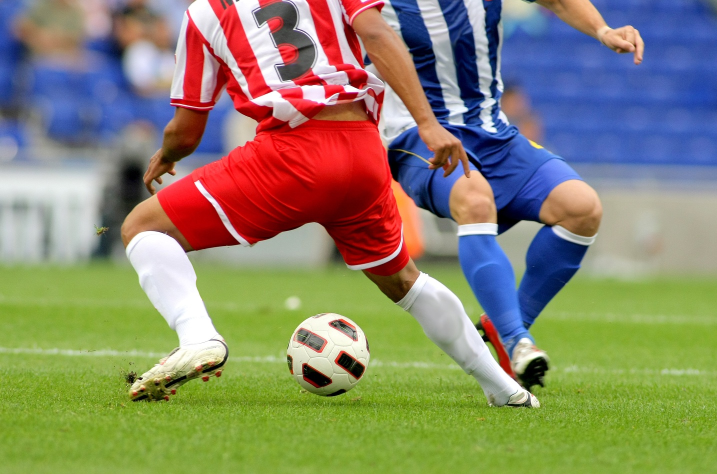
#> input picture L01_OpenCV/soccer.jpg, 1434 x 948 px, given in place of the camera (shown at 1/2 size)
$ python 2_webcam_edge_detection.py
#> lines starting #> are read from the running program, lines starting #| are printed output that depends on the picture; after the words box and inside, x2 and y2 are one past the last pixel; in counts of white or black regions, pixels touching at a corner belong together
import cv2
import numpy as np
import sys

cap = cv2.VideoCapture(0)

# Check if the webcam is opened correctly
if not cap.isOpened():
    sys.exit("Cannot open webcam")

while True:
    ret, frame = cap.read()
#> frame is the input picture: shape (948, 1434, 3); mean B, G, R 107.2, 133.3, 136.9
    frame = cv2.resize(frame, None, fx=0.5, fy=0.5, interpolation=cv2.INTER_AREA)
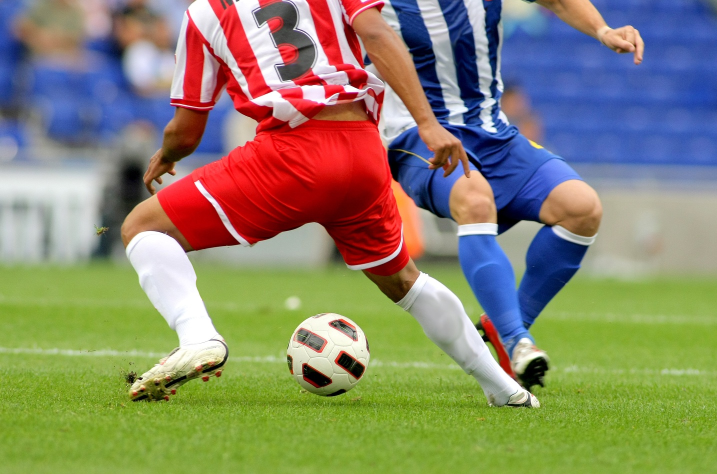
#> frame: shape (474, 717, 3); mean B, G, R 107.3, 133.4, 137
    gray = cv2.cvtColor(frame, cv2.COLOR_BGR2GRAY)
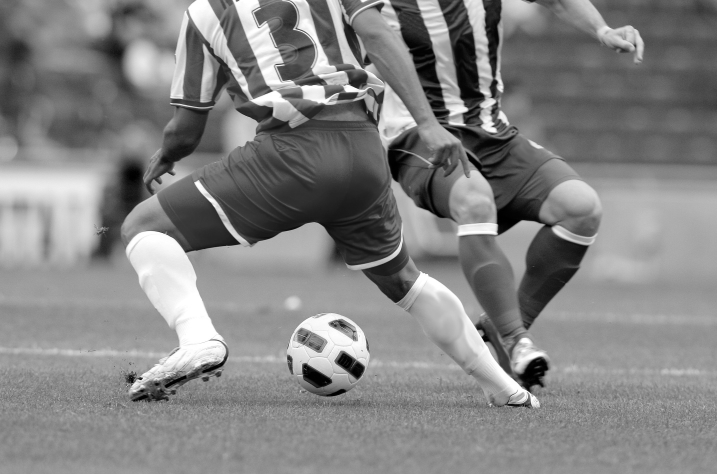
#> gray: shape (474, 717); min 0, max 255, mean 131.5
    edges = cv2.Canny(gray,100,200)
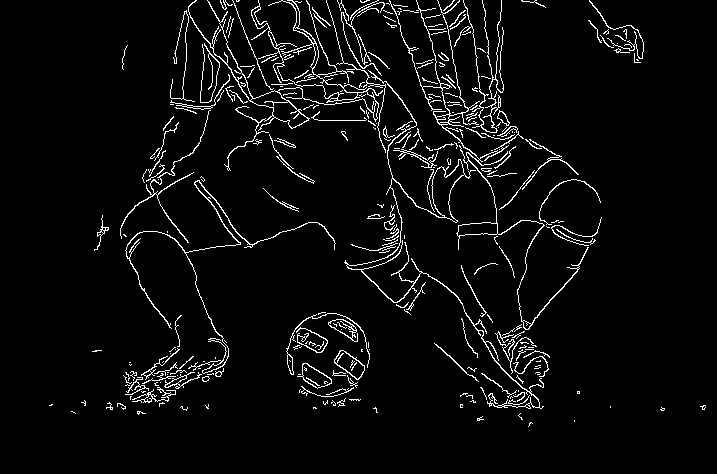
#> edges: shape (474, 717); 4.5% white in thin lines or dots, all inside (x1, y1, x2, y2) = (49, 0, 706, 427)
    combined = np.hstack((frame, cv2.cvtColor(edges, cv2.COLOR_GRAY2RGB)))
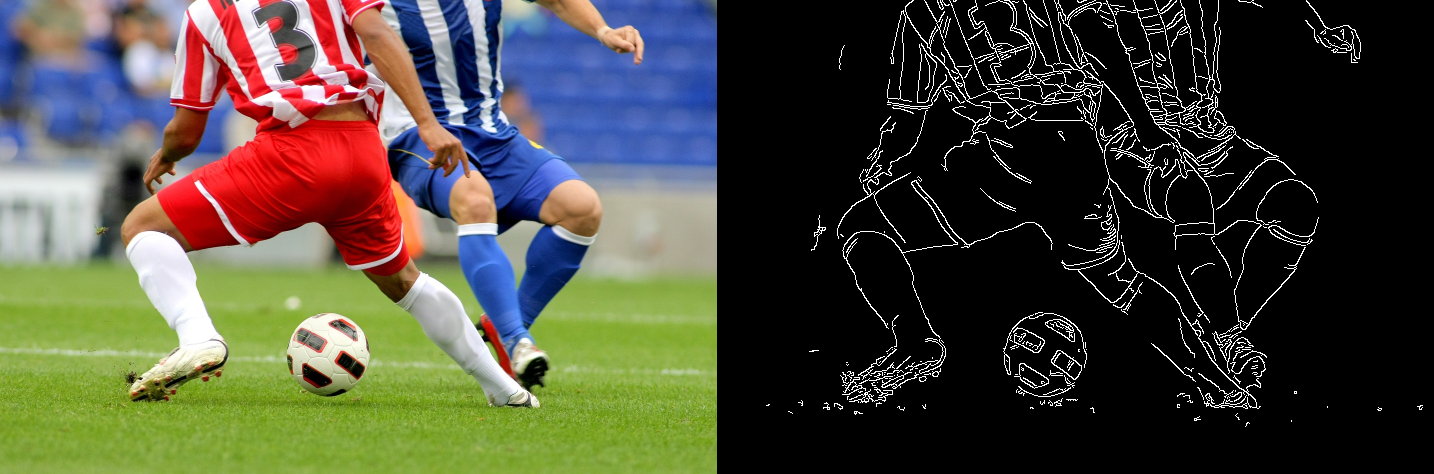
#> combined: shape (474, 1434, 3); mean B, G, R 59.4, 72.4, 74.2
    cv2.imshow('Video Display', combined)

    key = cv2.waitKey(1)
#> (key q is pressed here)
    if key == ord('q'):
        break


cap.release()
cv2.destroyAllWindows()
